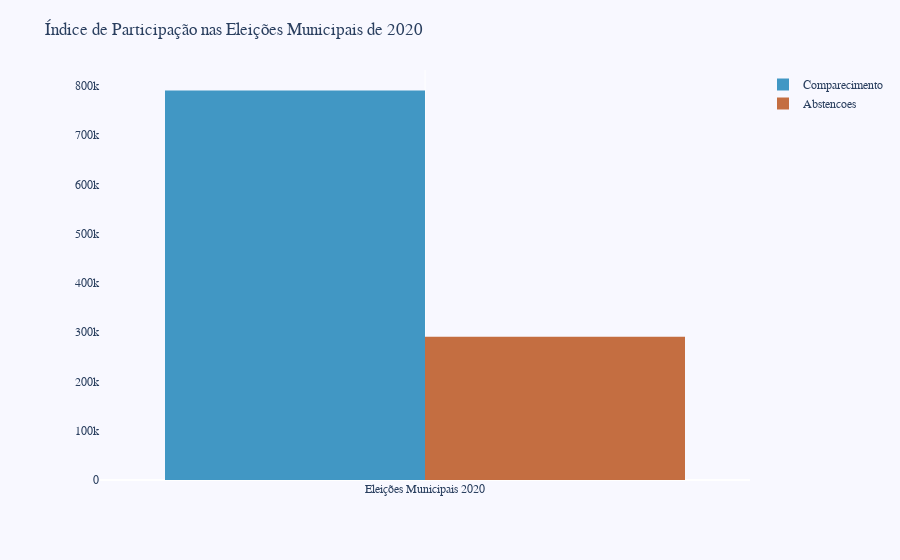

Source (notebook cell):
### Code cell
eleicoes(sjc_eleicao).show()

### Figure 1 — Plotly figure (JSON) as saved in the notebook; plotly's stock layout.template omitted (floating-point values rounded to 4 significant figures)
{"data": [{"marker": {"color": "#4197c4", "line": {"color": "rgba(0, 0, 0, 0)", "width": 1}}, "name": "Comparecimento", "type": "bar", "x": ["Eleições Municipais 2020"], "y": [790504]}, {"marker": {"color": "#C46E41", "line": {"color": "rgba(0, 0, 0, 0)", "width": 1}}, "name": "Abstencoes", "type": "bar", "x": ["Eleições Municipais 2020"], "y": [290498]}], "layout": {"font": {"family": "Hind", "size": 12}, "margin": {"b": 80, "l": 100, "r": 20, "t": 70}, "paper_bgcolor": "rgb(248, 248, 255)", "plot_bgcolor": "rgb(248, 248, 255)", "title": {"text": "Índice de Participação nas Eleições Municipais de 2020"}, "xaxis": {"showgrid": true, "showline": false, "showticklabels": true, "zeroline": false}, "xaxis2": {"dtick": 25000, "showgrid": true, "showline": false, "showticklabels": true, "side": "right", "zeroline": false}, "yaxis": {"showgrid": false, "showline": false, "showticklabels": true}, "yaxis2": {"linecolor": "#4197c4", "linewidth": 2, "showgrid": false, "showline": true, "showticklabels": false}}}
